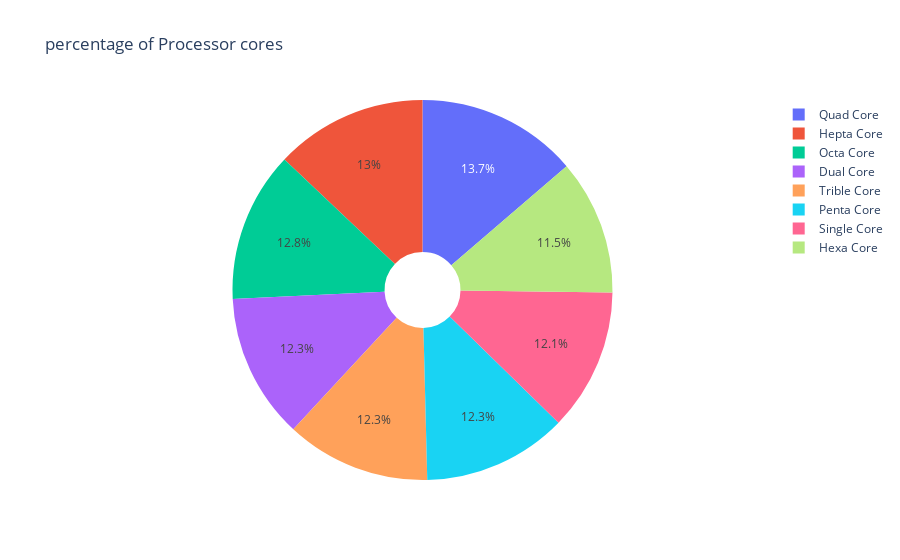

Notebook cell for this chart:
### Code cell
def processor_core():
    dataset['Cores']=' '
    for i in range(len(dataset)):
        if dataset['n_cores'][i]==1:
            dataset['Cores'][i]='Single Core'
        elif dataset['n_cores'][i]==2:
            dataset['Cores'][i]='Dual Core'
        elif dataset['n_cores'][i]==3:
            dataset['Cores'][i]='Trible Core'
        elif dataset['n_cores'][i]==4:
            dataset['Cores'][i]='Quad Core'
        elif dataset['n_cores'][i]==5:
            dataset['Cores'][i]='Penta Core'
        elif dataset['n_cores'][i]==6:
            dataset['Cores'][i]='Hexa Core'
        elif dataset['n_cores'][i]==7:
            dataset['Cores'][i]='Hepta Core'
        elif dataset['n_cores'][i]==8:
            dataset['Cores'][i]='Octa Core'
    return
processor_core()
px.pie(data_frame=dataset,names='Cores',title='percentage of Processor cores',hole=.2)

### Figure 1 — Plotly figure (JSON) as saved in the notebook; plotly's stock layout.template omitted (floating-point values rounded to 4 significant figures; data arrays with more than 128 entries replaced by an {"elided": "..."} marker saying what was removed)
{"data": [{"domain": {"x": [0, 1], "y": [0, 1]}, "hole": 0.2, "hovertemplate": "Cores=%{label}<extra></extra>", "labels": {"elided": "2000 str values"}, "legendgroup": "", "name": "", "showlegend": true, "type": "pie"}], "layout": {"legend": {"tracegroupgap": 0}, "title": {"text": "percentage of Processor cores"}}}
